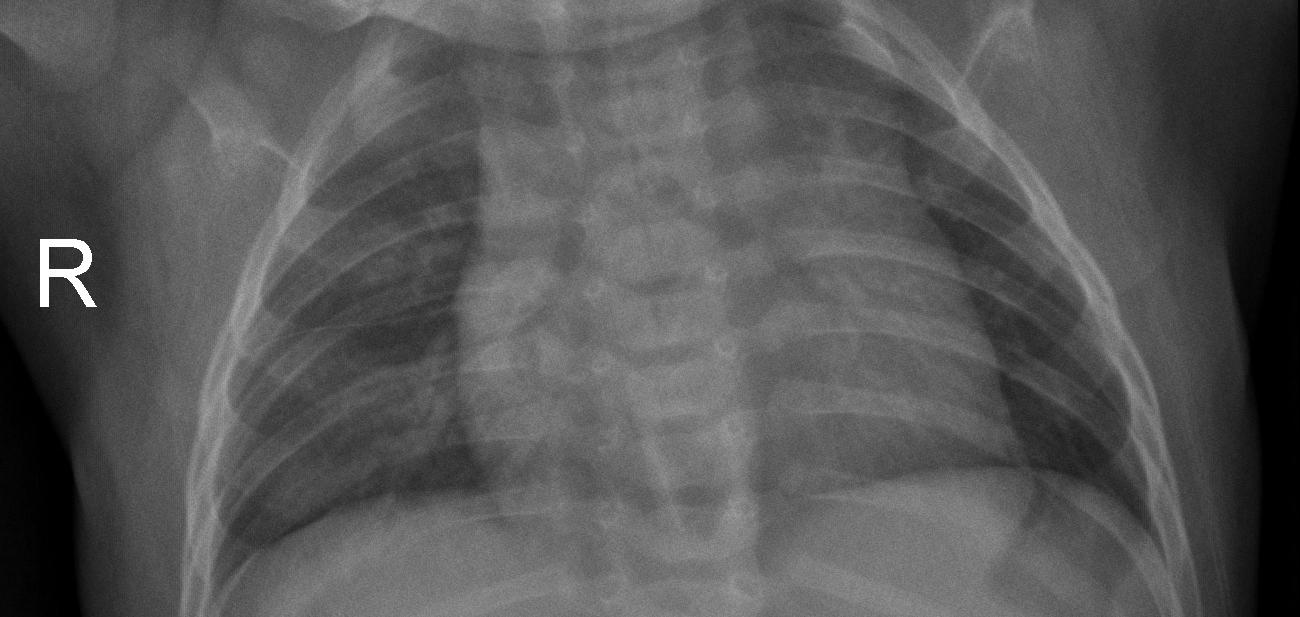
#> input picture xray/chest_xray_split_500/test/NORMAL/IM-0022-0001.jpeg, 1300 x 617 px; its folder holds only this picture in this run
$ python Padding_i_skalowanie.py
#> lines starting #> are read from the running program, lines starting #| are printed output that depends on the picture
import os
from PIL import Image
from pathlib import Path
import sys

# --- 1. KONFIGURACJA ---
# Ustaw ścieżkę do GŁÓWNEGO folderu ze zbiorem danych (tam gdzie są 'train', 'test', 'val')
SOURCE_DIR = Path(r'C:\Users\rafal\PycharmProjects\Zaawansowane-metody-SI\xray\chest_xray_split_500')

# Ustaw ścieżkę, gdzie skrypt ma zapisać NOWE, przetworzone obrazy
# Najlepiej, aby był to nowy, pusty folder
OUTPUT_DIR = Path(r'C:\Users\rafal\PycharmProjects\Zaawansowane-metody-SI\xray\chest_xray_split_500_processed')

# Ustaw docelowy rozmiar obrazu (kwadrat).
# 512 to dobry kompromis.
# Jeśli dostaniesz błąd "CUDA out of memory" podczas treningu,
# zmień tę wartość na 256 i uruchom skrypt ponownie.
TARGET_SIZE = 512


# -------------------------


def standardize_image(img_path: Path, output_path: Path, size: int):
    """
    Wczytuje obraz, zachowuje proporcje przez dodanie czarnych pasów (padding)
    do kwadratu, a następnie skaluje go do docelowego rozmiaru.
    """
#> called with size = 512
    try:
        # Otwórz obraz
        with Image.open(img_path) as img:

            # Konwertuj do 'RGB' (dla modeli CNN)
#> img is the input picture: PIL image 1300x617 L; min 0, max 255, mean 86.5
            img = img.convert('RGB')
#> img: PIL image 1300x617 RGB

            # --- Metoda: Padding do kwadratu + Skalowanie ---

            # 1. Zmieniamy rozmiar obrazu, ALE ZACHOWUJĄC PROPORCJE,
            #    tak aby zmieścił się w pudełku (size, size).
            #    Np. 1500x1000 -> 512x341 (jeśli size=512)
            #    Używamy LANCZOS dla najlepszej jakości.
            img.thumbnail((size, size), Image.Resampling.LANCZOS)
#> img: PIL image 512x243 RGB

            # 2. Tworzymy nowe, kwadratowe, czarne tło
            padded_img = Image.new("RGB", (size, size), (0, 0, 0))
#> padded_img: PIL image 512x512 RGB; every value is 0

            # 3. Obliczamy, gdzie wkleić obraz, aby był na środku
            x_offset = (size - img.width) // 2
#> x_offset = 0
            y_offset = (size - img.height) // 2
#> y_offset = 134

            # 4. Wklejamy przeskalowany obraz na środek czarnego tła
            padded_img.paste(img, (x_offset, y_offset))
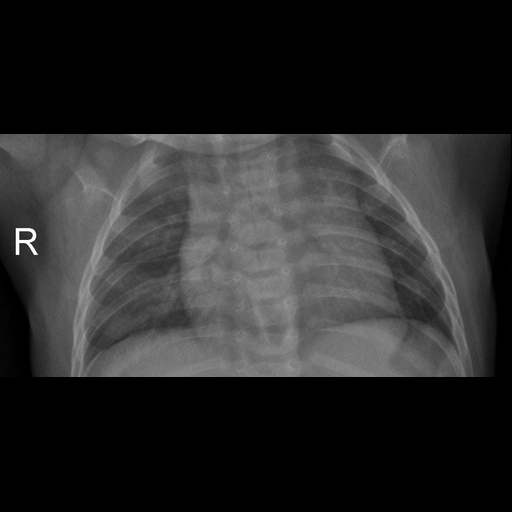
#> padded_img: PIL image 512x512 RGB; min 0, max 255, mean 41

            # 5. Zapisujemy gotowy, kwadratowy obraz
            padded_img.save(output_path)

    except Exception as e:
        print(f"\n[BŁĄD] Nie można przetworzyć obrazu {img_path}: {e}", file=sys.stderr)


# --- Główna funkcja przetwarzająca ---

def process_dataset():
    if not SOURCE_DIR.exists():
        print(f"Błąd krytyczny: Ścieżka źródłowa nie istnieje: {SOURCE_DIR}")
        print("Popraw ścieżkę 'SOURCE_DIR' w skrypcie i spróbuj ponownie.")
        return

    # Stwórz folder wyjściowy, jeśli nie istnieje
    OUTPUT_DIR.mkdir(parents=True, exist_ok=True)

    print(f"Rozpoczynam standaryzację obrazów ze źródła: {SOURCE_DIR}")
    print(f"Metoda: Padding (czarne pasy) + Skalowanie do {TARGET_SIZE}x{TARGET_SIZE} px")
    print(f"Przetworzone obrazy zostaną zapisane w: {OUTPUT_DIR}\n")

    sets_to_process = ['train', 'test', 'val']
    classes = ['NORMAL', 'PNEUMONIA']

    img_extensions = ('.jpeg', '.jpg', '.png')
    total_processed = 0

    # Przejdź przez wszystkie foldery (train/NORMAL, train/PNEUMONIA, itd.)
    for set_name in sets_to_process:
        for class_name in classes:

            # Ścieżka do folderu z oryginalnymi obrazami
            input_folder = SOURCE_DIR / set_name / class_name

            # Ścieżka do folderu, gdzie zapiszemy nowe obrazy
            output_folder = OUTPUT_DIR / set_name / class_name

            # Stwórz folder docelowy, jeśli nie istnieje
            output_folder.mkdir(parents=True, exist_ok=True)

            if not input_folder.exists():
                print(f"Pominięto, brak folderu: {input_folder}")
                continue

            print(f"--- Przetwarzanie: {input_folder.relative_to(SOURCE_DIR)} ---")

            # Znajdź wszystkie pliki obrazów w folderze
            image_files = []
            for ext in img_extensions:
                image_files.extend(input_folder.glob(f'*{ext}'))

            if not image_files:
                print("  Brak obrazów do przetworzenia.")
                continue

            # Przetwórz każdy obraz
            count_in_folder = 0
            for img_path in image_files:
                output_path = output_folder / img_path.name
                standardize_image(img_path, output_path, TARGET_SIZE)
                count_in_folder += 1
                total_processed += 1

                # Prosty wskaźnik postępu
                print(f"\r  Przetworzono {count_in_folder}/{len(image_files)} obrazów...", end="")
            print("\n  Gotowe.\n")

    print(f"--- Zakończono standaryzację! ---")
    print(f"Łącznie przetworzono {total_processed} obrazów.")
    print(f"Znajdziesz je w folderze: {OUTPUT_DIR}")


# Uruchomienie skryptu
if __name__ == "__main__":
    process_dataset()
